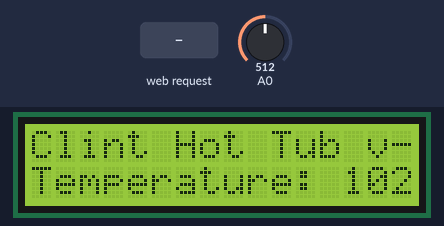
The sketch below on a simulated ESP8266 (NodeMCU). Parts: 16×2 character LCD. Inputs (shaded band) come from the test bench; at power-on: A0 = 512. WiFi joins after 1.5 s; servers stay silent unless stated; what the sketch prints to the serial monitor is not drawn.

Above: at 2.8 s.
2.9 s: HTTP request GET /DOWN received
At 3.5 s:
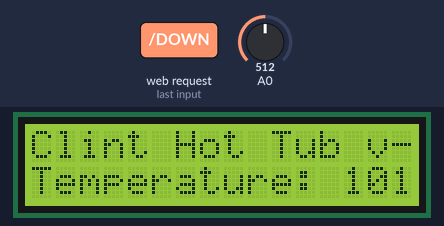
4.4 s: HTTP request GET /UP received
Timing chart, 0 to 7.4 s (numbered marks = the images above; inputs shaded):
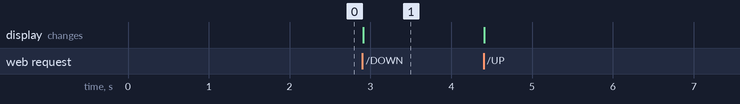

The sketch:

HotTubController.ino
```cpp
#include <LiquidCrystal_I2C.h>
#include <Wire.h>
#include <ESP8266WiFi.h>

const char* ssid = "Campcj-wifi";
const char* password = "Circus01";
const char* host = "10.0.0.115"; //it will tell you the IP once it starts up
//just write it here afterwards and upload
//int ledPin = LED_BUILTIN;
double dTempSet = 102.0;
LiquidCrystal_I2C lcd(0x27, 5, 4);

WiFiServer server(301); //just pick any port number you like

void setup() {
  lcd.init();  //initialize the lcd
  lcd.backlight();  //open the backlight
  lcd.setCursor ( 0, 0 );            // go to the top left corner
  lcd.print("Clint Hot Tub v-1.0"); // write this string on the top row
  lcd.setCursor ( 0, 1 );            // go to the top left corner
  lcd.print("Temperature: 102.0"); // write this string on the top row
  Serial.begin(115200);
  delay(10);
  Serial.println(WiFi.localIP());
  // prepare GPIO2
  //  pinMode(ledPin, OUTPUT);
  //  digitalWrite(D3, LOW);

  // Connect to WiFi network
  Serial.println();
  Serial.println();
  Serial.print("Connecting to ");
  Serial.println(ssid);

  WiFi.begin(ssid, password);

  while (WiFi.status() != WL_CONNECTED) {
    delay(500);
    Serial.print(".");
  }
  Serial.println("");
  Serial.println("WiFi connected");

  // Start the server
  server.begin();
  Serial.println("Server started");

  // Print the IP address
  Serial.println(WiFi.localIP());

}

void loop() {
  // Check if a client has connected

  WiFiClient client = server.available();
  if (!client) {
    return;
  }

  // Wait until the client sends some data
  while (!client.available()) {
    delay(1);
  }

  // Read the first line of the request
  String req = client.readStringUntil('\r');

  client.flush();
  Serial.println(req);
  // Match the request


  if (req.indexOf("") != -10) {  //checks if you're on the main page

    if (req.indexOf("/UP") != -1) { //checks if you clicked OFF
      dTempSet += 0.1;
      Serial.print("You clicked UP: ");
      Serial.println(dTempSet);
      lcd.setCursor ( 13, 1 );            // go to the top left corner
      lcd.print(dTempSet); // write this string on the top row
    }
    if (req.indexOf("/DOWN") != -1) { //checks if you clicked ON
      dTempSet = dTempSet - 0.1;
      Serial.print("You clicked DOWN: ");
      Serial.println(dTempSet);
      lcd.setCursor ( 13, 1 );            // go to the top left corner
      lcd.print(dTempSet); // write this string on the top row
    }
  }

  else {
    Serial.println("invalid request");
    client.stop();
    return;
  }

  //  dTempSet = client.arg("webTemp").toDouble();

  // Prepare the response
  String s = "HTTP/1.1 200 OK\r\n";
  s += "Content-Type: text/html\r\n\r\n";
  s += "<!DOCTYPE HTML>\r\n<html>\r\n";
  s += "<br><FORM METHOD=\"POST\"action=\"/postForm";
  s += dTempSet;
  s += "\"><input type=\"number\" name=\"webTemp\" min=\"65.0\" max=\"104.0\" step=\"0.1\" value=\"";
  s += dTempSet;
  s += "\"><input type=\"submit\" value=\"Post Notice\"></form><br><br>";
  s += "Analog input:  " + String(analogRead(A0));
  s += "<br><input type=\"button\" name=\"bl\" value=\"Temp UP \" onclick=\"location.href='/UP'\">";
  s += "<br><br><br>";
  s += "<br><input type=\"button\" name=\"bl\" value=\"Temp DOWN\" onclick=\"location.href='/DOWN'\">";
  s += "</html>\n";

  client.flush();


  // Send the response to the client
  client.print(s);
  delay(1);


}
```

Measured:
- after the input at 2.9 s, the display: changes at once (image 1)
